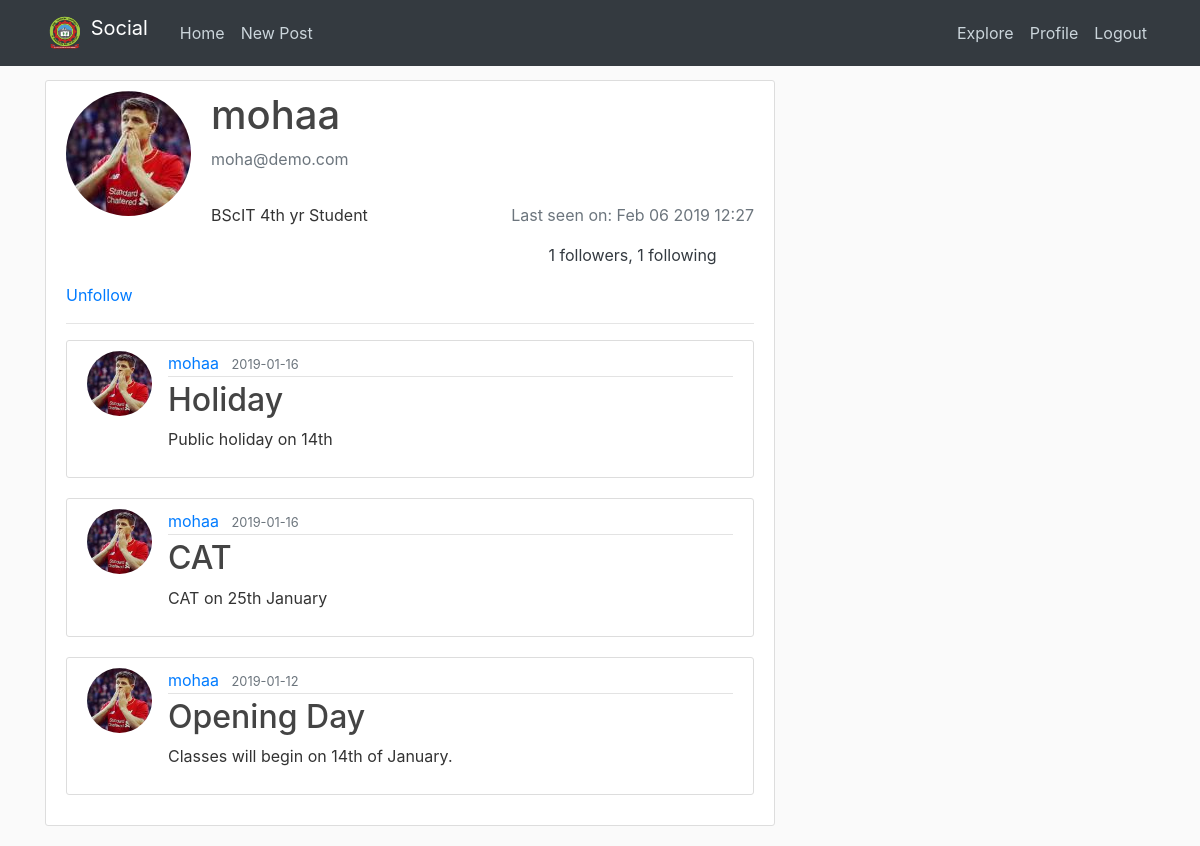
Page /user/mohaa (signed in) on the committed database.
### app/models.py (models this page shows, shortened)
class User(UserMixin, db.Model):
	id = db.Column(db.Integer, primary_key=True)
	username = db.Column(db.String(64), index=True, unique=True)
	email = db.Column(db.String(120), index=True, unique=True)
	password_hash = db.Column(db.String(128))
	image_file = db.Column(db.String(20), nullable=False, default='default.jpg')
	posts = db.relationship('Post', backref='author', lazy='dynamic')
	about_me = db.Column(db.String(140))
	last_seen = db.Column(db.DateTime, default=datetime.now)
	followed = db.relationship(
		'User', secondary=followers,
		primaryjoin=(followers.c.follower_id == id),
		secondaryjoin=(followers.c.followed_id == id),
		backref=db.backref('followers', lazy='dynamic'), lazy='dynamic')
	def is_following(self, user):
		return self.followed.filter(
			followers.c.followed_id == user.id).count() > 0
	def my_posts(self):
		own = Post.query.filter_by(user_id=self.id)
		return own.order_by(Post.timestamp.desc())
	def other_posts(self):
		their = Post.query.join(
			followers, (followers.c.followed_id == Post.user_id)).filter(
				followers.c.follower_id == self.id)
		return their.order_by(Post.timestamp.desc())

class Post(db.Model):
	id = db.Column(db.Integer, primary_key=True)
	title = db.Column(db.String(100), nullable=False)
	content = db.Column(db.Text, nullable=False)
	timestamp = db.Column(db.DateTime, index=True, default=datetime.now)
	user_id = db.Column(db.Integer, db.ForeignKey('user.id'))

### app/routes.py (the view)
@app.route('/user/<username>')
@login_required
def user(username):
	page = request.args.get('page', 1, type=int)
	user = User.query.filter_by(username=username).first_or_404()
	posts = current_user.my_posts()
	if user != current_user:
		posts = current_user.other_posts()
	return render_template('user.html', user=user, posts=posts)

### app/models.py (called while the page is built)
@login.user_loader
def load_user(id):
	return User.query.get(int(id))

### app/routes.py (called while the page is built)
@app.before_request
def before_request():
	if current_user.is_authenticated:
		current_user.last_seen = datetime.now()
		db.session.commit()

### app/templates/user.html
{% extends "base.html" %}
{% block content %}
    <div class="content-section">
      <div class="media">
        <img class="rounded-circle account-img" src="{{ url_for('static', filename='images/' + user.image_file) }}">
        <div class="media-body">
          <h2 class="account-heading">{{ user.username }}</h2>
          <p class="text-secondary">{{ user.email }}</p>
          <div class="row">
	      	<div class="col-md-6 text-center">
	      		<span class="float-md-left"><p class="text-secondary">{% if user.about_me %}<p>{{ user.about_me }}</p>{% endif %}</p></span>
	      	</div>
	      	<div class="col-md-6 text-center">
	      		<span class="float-md-right">
	      			<p class="text-secondary">
	      				{% if current_user.is_authenticated and current_user == user %}
						<p class="text-success"><b><i>*ACTIVE!</i></b></p>
						<p class="text-dark">{{ user.followers.count() }} followers, {{ user.followed.count() }} following</p>
						{% elif current_user != user %}
						{% if user.last_seen %}
						<p class="text-secondary">Last seen on: {{ user.last_seen.strftime('%b %d %Y %H:%M') }}</p>
						{% endif %}
						<p class="text-dark">{{ user.followers.count() }} followers, {{ user.followed.count() }} following</p>
						{% endif %}
	      			</p>
	      		</span>
	        </div>
	      </div>
        </div>
      </div>
      	{% if user == current_user %}
			<p><a href="{{ url_for('edit_profile') }}">Edit your profile</a></p>
		{% elif not current_user.is_following(user) %}
			<p><a href="{{ url_for('follow', username=user.username) }}">Follow</a></p>
			{% else %}
			<p><a href="{{ url_for('unfollow', username=user.username) }}">Unfollow</a></p>
		{% endif %}
        <hr>
		{% for post in posts %}
			{% include '_post.html' %}
		{% endfor %}
    </div>
{% endblock content %}

### app/templates/base.html (shortened to what this page needs)
<!DOCTYPE html>
<html>
<head>
    <link rel="stylesheet" href="https://stackpath.bootstrapcdn.com/bootstrap/4.1.3/css/bootstrap.min.css">
	<link rel="stylesheet" type="text/css" href="{{ url_for('static', filename='main.css') }}">
</head>
<body>
	<header class="site-header">
	  <nav class="navbar navbar-expand-md navbar-dark bg-dark fixed-top">
	    <div class="container">
	      <a class="navbar-brand mr-4" href="/">
	      	<img src="static/images/jkuat.png" width="40" height="40" class="d-inline-block align-top" alt="">
    Social
	      </a>
	      <div class="collapse navbar-collapse" id="navbarToggle">
	        <div class="navbar-nav mr-auto">
	          <a class="nav-item nav-link" href="{{ url_for('index') }}">Home</a>
	          <a class="nav-item nav-link" href="{{ url_for('create_post') }}">New Post</a>
	        </div>
	        {% if not current_user.is_authenticated %}
		        <div class="navbar-nav">
		          <a class="nav-item nav-link" href="{{ url_for('chat') }}">Chat</a>
		          <a class="nav-item nav-link" href="{{ url_for('login') }}">Login</a>
		          <a class="nav-item nav-link" href="{{ url_for('register') }}">Register</a>
		        </div>
	        {% else %}
		        <div class="navbar-nav">
		          <a class="nav-item nav-link" href="{{ url_for('explore') }}">Explore</a>
		          <a class="nav-item nav-link" href="{{ url_for('user', username=current_user.username) }}">Profile</a>
		          <a class="nav-item nav-link" href="{{ url_for('logout') }}">Logout</a>
		        </div>
	        {% endif %}
	      </div>
	    </div>
	  </nav>
	</header>
	<main role="main" class="container">
	  <div class="row">
	    <div class="col-md-8">
          {% block content %}{% endblock %}
        </div>
	  </div>
	</main>
</body>
</html>

### app/templates/_post.html
<article class="media content-section">
  <img class="rounded-circle article-img" src="{{ url_for('static', filename='images/' + post.author.image_file) }}">
  <div class="media-body">
    <div class="article-metadata">
      <a class="mr-2" href="{{ url_for('user', username=post.author.username) }}">{{ post.author.username }}</a>
      <small class="text-muted">{{ post.timestamp.strftime('%Y-%m-%d') }}</small>
    </div>
    <h2><a class="article-title" href="{{ url_for('post', post_id=post.id) }}">{{ post.title }}</a></h2>
    <p class="article-content">{{ post.content }}</p>
  </div>
</article>

### app/static/main.css (style rules this page uses)
body { background: #fafafa; color: #333333; margin-top: 5rem; }
h1, h2, h3, h4, h5, h6 { color: #444444; }
.site-header .navbar-nav .nav-link { color: #cbd5db; }
.content-section { background: #ffffff; padding: 10px 20px; border: 1px solid #dddddd; border-radius: 3px; margin-bottom: 20px; }
.article-title { color: #444444; }
.article-content { white-space: pre-line; }
.article-img { height: 65px; width: 65px; margin-right: 16px; }
.article-metadata { padding-bottom: 1px; margin-bottom: 4px; border-bottom: 1px solid #e3e3e3 }
.account-img { height: 125px; width: 125px; margin-right: 20px; margin-bottom: 16px; }
.account-heading { font-size: 2.5rem; }

### rows in the picture
User: image_file (picture), username "mohaa", email "moha@demo.com", about_me "BScIT 4th yr Student", last_seen "Feb 06 2019 12:27"
Post: image_file (picture), author.username "mohaa", timestamp "2019-01-16", title "Holiday", content "Public holiday on 14th"
Post: image_file (picture), author.username "mohaa", timestamp "2019-01-16", title "CAT", content "CAT on 25th January"
Post: image_file (picture), author.username "mohaa", timestamp "2019-01-12", title "Opening Day", content "Classes will begin on 14th of January."

### other values in the picture
{{ user.followers.count() }} "1"
{{ user.followed.count() }} "1"
